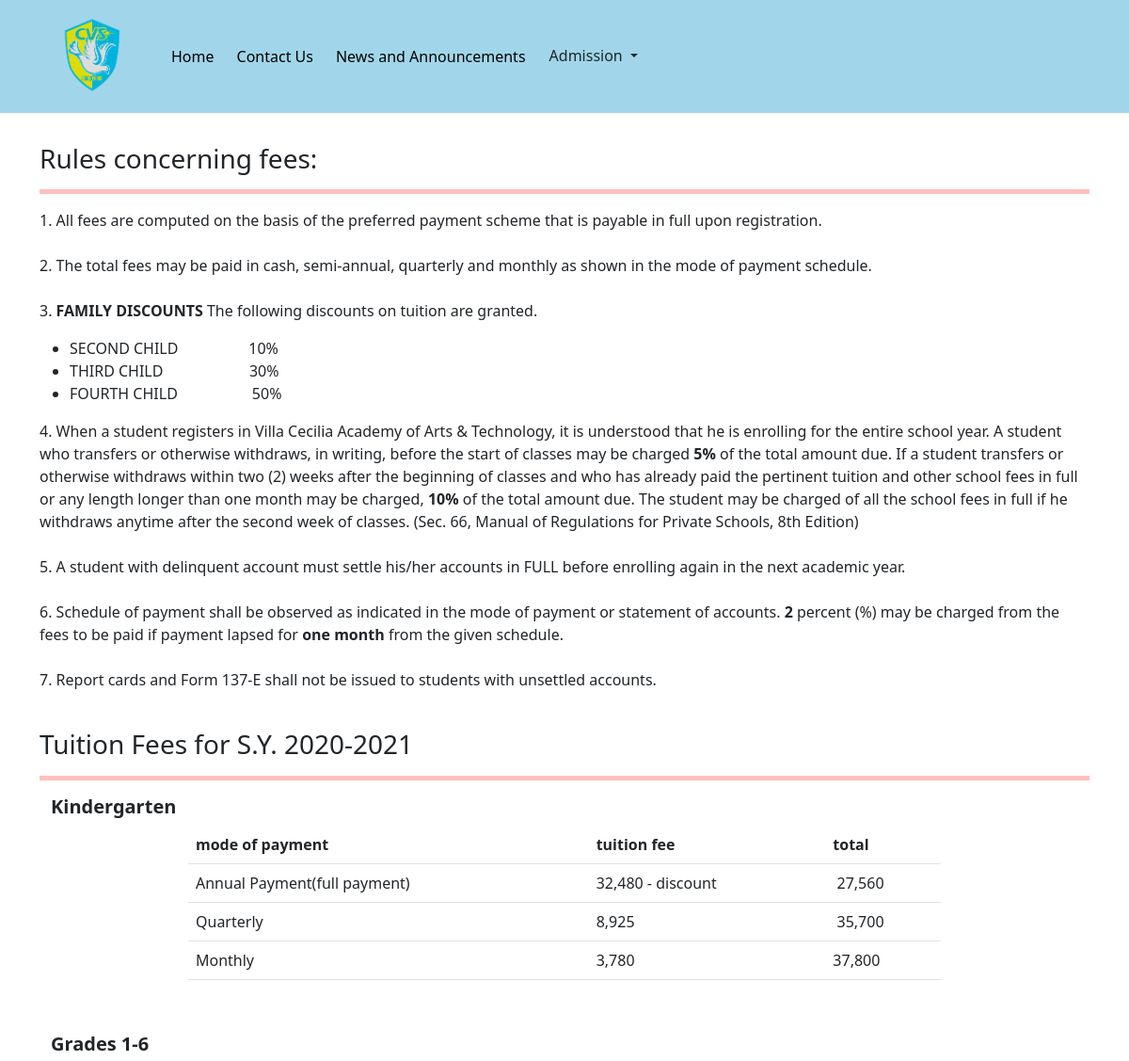
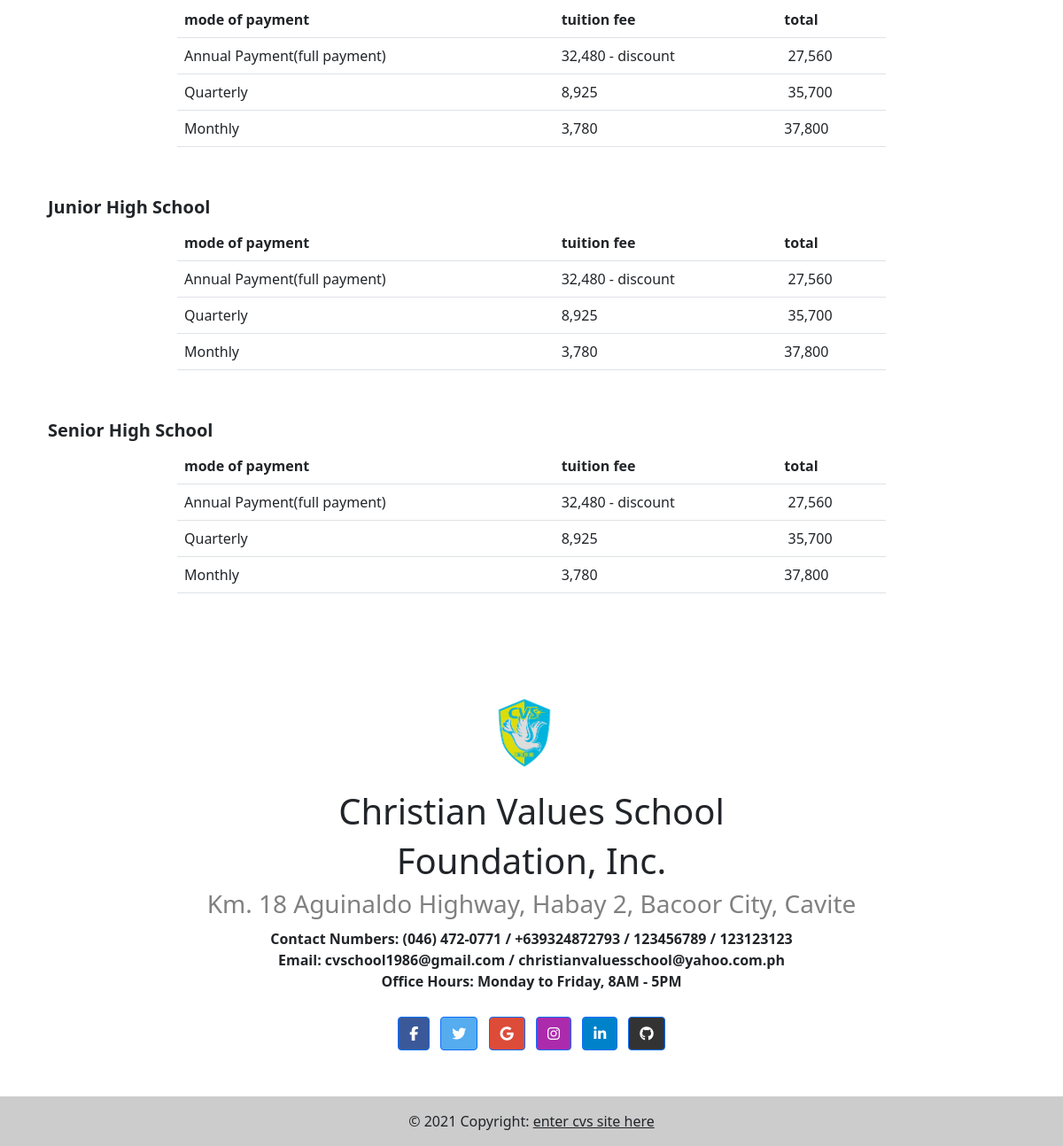
/admission/tuition/, run on the app's committed database (2 pictures, top to bottom).
### cms/models.py (models this page shows, shortened)
class SchoolLogo(models.Model):
    image = models.ImageField(upload_to = UploadToPathAndRename,max_length= 255,)
    class Meta:
        verbose_name_plural = 'School Logo'

class SchoolAddress(models.Model):
    street = models.CharField(max_length= 55)
    town = models.CharField(max_length= 55)
    city = models.CharField(max_length= 55)
    province = models.CharField(max_length= 55)
    class Meta:
        verbose_name_plural = "School Address"

class SchoolContactNumbers(models.Model):
    contact_number = models.CharField(max_length= 15)
    class Meta:
        verbose_name_plural = 'Contact Numbers'

class SchoolEmail(models.Model):
    email = models.EmailField()

class SchoolOfficeHours(models.Model):
    DAY_CHOICES = [
        (1, 'Monday'),
        (2, 'Tuesday'),
        (3, 'Wednesday'),
        (4, 'Thursday'),
        (5, 'Friday'),
        (6, 'Saturday'),
        (7, 'Sunday')
    ]
    HOUR_CHOICES = [
        (1,'6AM'),
        (2,'7AM'),
        (3,'8AM'),
        (4,'9AM'),
        (5,'10AM'),
        (6,'11AM'),
        (7,'12NN'),
        (8,'1PM'),
        (9,'2PM'),
        (10,'3PM'),
        (11,'4PM'),
        (12,'5PM'),
        (13,'6PM'),
        (14,'7PM'),
        (15,'8PM'),
        (16,'9PM'),
    ]
    starting_day = models.PositiveSmallIntegerField(
            choices = DAY_CHOICES,
            default = '1',
        )
    last_day = models.PositiveSmallIntegerField(
            choices = DAY_CHOICES,
            default = '5'
        )
    opening = models.PositiveSmallIntegerField(
            choices = HOUR_CHOICES,
            default = '3',
        )
    closing = models.PositiveSmallIntegerField(
            choices = HOUR_CHOICES,
            default = '12'
        )
    class Meta:
        verbose_name_plural = 'School Office Hours'

### main/models.py (models this page shows, shortened)
class TuitionFees(models.Model):
    rules = RichTextField()
    school_year = models.CharField(max_length=55)
    tuition_content = RichTextField()
    class Meta:
        verbose_name_plural = "Tuition Fees"

### main/views.py (the view)
# urls.py: path('admission/tuition/', main.tuition, name='tuition'),
def tuition(request):
    tuition_fee_objects = TuitionFees.objects.first()
    context = {
        'tuition_fee_objects' : tuition_fee_objects,
    }
    return render(request, 'main/tuition.html', context)

### cms/context_processors.py (called while the page is built)
def add_data_to_base_template(request):
    logo = SchoolLogo.objects.first()
    sitebackground = SiteBackground.objects.first()
    contact_numbers = SchoolContactNumbers.objects.all()
    school_address = SchoolAddress.objects.all()
    school_email = SchoolEmail.objects.all()
    school_office_hours = SchoolOfficeHours.objects.all()
    context = {
        'logo':logo,
        'background': sitebackground,
        'contact_numbers': contact_numbers,
        'school_address': school_address,
        'school_email': school_email,
        'school_office_hours': school_office_hours,
    }
    return context

### templates/main/tuition.html
{% extends 'base.html' %}
{% load static %}
{% block content %}
    <div class="container" style="padding-bottom: 2rem; padding-top: 2rem;">
        <h3>Rules concerning fees:</h3>
        <hr style="height: 5px; background-color: red;">
        {{tuition_fee_objects.rules|safe}}
        <br>
        <h3>Tuition Fees for S.Y. {{tuition_fee_objects.school_year}}</h3>
        <hr style="height: 5px; background-color: red;">
        <div class="container" style="max-width: 100%; overflow-x: scroll;">
            {{tuition_fee_objects.tuition_content|safe}}
        </div>
    </div>
{% endblock content %}

### templates/navbar.html (shortened to what this page needs)
 {% load static %}
<nav class="navbar navbar-expand-lg navbar-light  ">
      <div class="container">
        <a class="navbar-brand" href="{% url 'index' %}" id="logo-div"><img src="{{logo.image.url}}" alt="no image provided" style="max-width: 7rem; max-height: 7rem;"></a>
        <div class="collapse navbar-collapse" id="navbarNav">
          <ul class="navbar-nav">
            <li class="nav-item">
              <a class="nav-link" aria-current="page" href="{% url 'index' %}">Home</a>
            </li>
            <li class="nav-item">
              <a class="nav-link" aria-current="page" href="{% url 'index' %}#contactUs" id="contactUsButton">Contact Us</a>
            </li>
            <li class="nav-item">
              <a class="nav-link" aria-current="page" href="{% url 'index' %}#news-and-events" id="eventsButton">News and Announcements</a>
            </li>
            <div class="dropdown">
                <button class="btn dropdown-toggle" type="button" id="dropdownMenuButton2" data-bs-toggle="dropdown" aria-expanded="false">
                    Admission
                </button>
            </div>
          </ul>
        </div>
      </div>
</nav>

### templates/footer.html (shortened to what this page needs)
<div style="background-color: white; opacity:1;">
<footer class="text-center ">
  <div class="container p-4">
    <section class="mb-4 footer" id="contactUs" >
      <p>
            <a class="navbar-brand" href="{% url 'index' %}" id="logo-div"><img src="{{logo.image.url}}" alt="no image provided" style="max-width: 7rem; max-height: 7rem;"></a>
            <div style="text-align: center; margin: 10px 0 10px;">
                <h1>Christian Values School </h1><h1> Foundation, Inc. </h1>
                {% for address in school_address %}
                <h3 style="color: grey;">{{address.street}}, {{address.town}}, {{address.city}}, {{address.province}}</h3>
                {% endfor %}
            </div>
            <strong>Contact Numbers:
            {% for number in contact_numbers%}
                {% if not forloop.last %}
                {{number.contact_number}} /
                {% endif %}
                {% if forloop.last %}
                {{number.contact_number}}
                {% endif %}
            {% endfor %}
            <br>
            Email:
            {% for email in school_email%}
                {% if not forloop.last %}
                {{email.email}} /
                {% endif %}
                {% if forloop.last %}
                {{email.email}}
                {% endif %}
            {% endfor %}
            <br>
            Office Hours:
            {% for time in school_office_hours%}
                {% if forloop.last %}
                {{time.get_starting_day_display}} to {{time.get_last_day_display}}, {{time.get_opening_display}} - {{time.get_closing_display}}
                {% endif %}
            {% endfor %}
            </strong>
      </p>
    </section>
    <section class="mb-4">
      <a class="btn btn-primary btn-floating m-1" style="background-color: #3b5998" href="https://www.facebook.com/christianvaluesschool.bacoorcavite" role="button"><i class="fab fa-facebook-f"></i></a>
      <a class="btn btn-primary btn-floating m-1" style="background-color: #55acee" href="#!" role="button"><i class="fab fa-twitter"></i></a>
      <a class="btn btn-primary btn-floating m-1" style="background-color: #dd4b39" href="#!" role="button"><i class="fab fa-google"></i></a>
      <a class="btn btn-primary btn-floating m-1" style="background-color: #ac2bac" href="#!" role="button"><i class="fab fa-instagram"></i></a>
      <a class="btn btn-primary btn-floating m-1" style="background-color: #0082ca" href="#!" role="button"><i class="fab fa-linkedin-in"></i></a>
      <a class="btn btn-primary btn-floating m-1" style="background-color: #333333" href="#!" role="button"><i class="fab fa-github"></i></a>
    </section>
  </div>
  <div class="text-center p-3" style="background-color: rgba(0, 0, 0, 0.2)">
    © 2021 Copyright:
    <a class="text-dark" href="#">enter cvs site here</a>
  </div>
</footer>
</div>

### main/static/css/navbar.css (style rules this page uses)
.navbar { background-color: #a1d6ea; }
.navbar .navbar-brand { color: #000000; }
.navbar .navbar-nav .nav-link { color: #000000; border-radius: .25rem; margin: 0 0.25em; }
.navbar .navbar-collapse, .navbar .navbar-form { border-color: #000000; }

### data on the page
SchoolLogo: image (picture)
TuitionFees: rules "1. All fees are computed on the basis of the preferred payment scheme that is payable in full upon registration. 2. The total fees may be paid in cash, semi-annual, quarterly and monthly as shown in the mode of payment schedule. 3. FAMILY DISCOUNTS The following discounts on tuition are granted. SECOND CHILD 10% THIRD CHILD 30% FOURTH CHILD 50% 4. When a student registers in Villa Cecilia Academy of Arts & Technology, it is understood that he is enrolling for the entire school year. A student who transfers or otherwise withdraws, in writing, before the start of classes may be charged 5% of the total amount due. If a student transfers or otherwise withdraws within two (2) weeks after the…", school_year "2020-2021", tuition_content "Kindergarten mode of payment tuition fee total Annual Payment(full payment) 32,480 - discount 27,560 Quarterly 8,925 35,700 Monthly 3,780 37,800 Grades 1-6 mode of payment tuition fee total Annual Payment(full payment) 32,480 - discount 27,560 Quarterly 8,925 35,700 Monthly 3,780 37,800 Junior High School mode of payment tuition fee total Annual Payment(full payment) 32,480 - discount 27,560 Quarterly 8,925 35,700 Monthly 3,780 37,800 Senior High School mode of payment tuition fee total Annual Payment(full payment) 32,480 - discount 27,560 Quarterly 8,925 35,700 Monthly 3,780 37,800"
SchoolAddress: street "Km. 18 Aguinaldo Highway", town "Habay 2", city "Bacoor City", province "Cavite"
SchoolContactNumbers: contact_number "(046) 472-0771"
SchoolContactNumbers: contact_number "+639324872793"
SchoolContactNumbers: contact_number "123456789"
SchoolContactNumbers: contact_number "123123123"
SchoolEmail: email "cvschool1986@gmail.com"
SchoolEmail: email "christianvaluesschool@yahoo.com.ph"
SchoolOfficeHours: starting_day "Monday", last_day "Friday", opening "8AM", closing "5PM"
